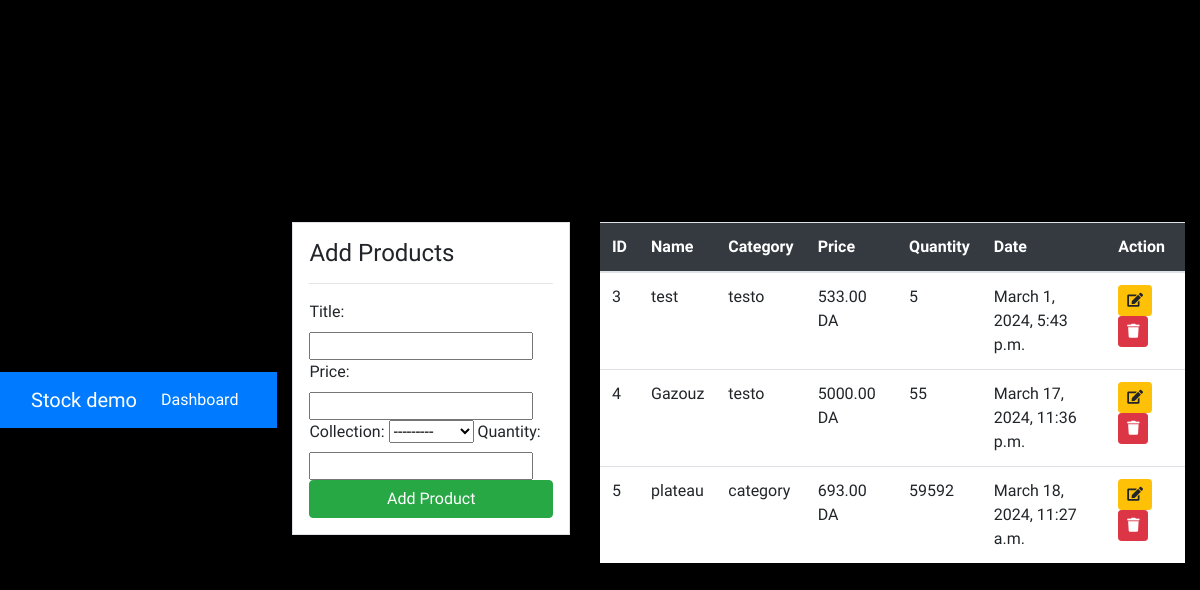
The page /product/ (signed in) on the database as committed earlier.
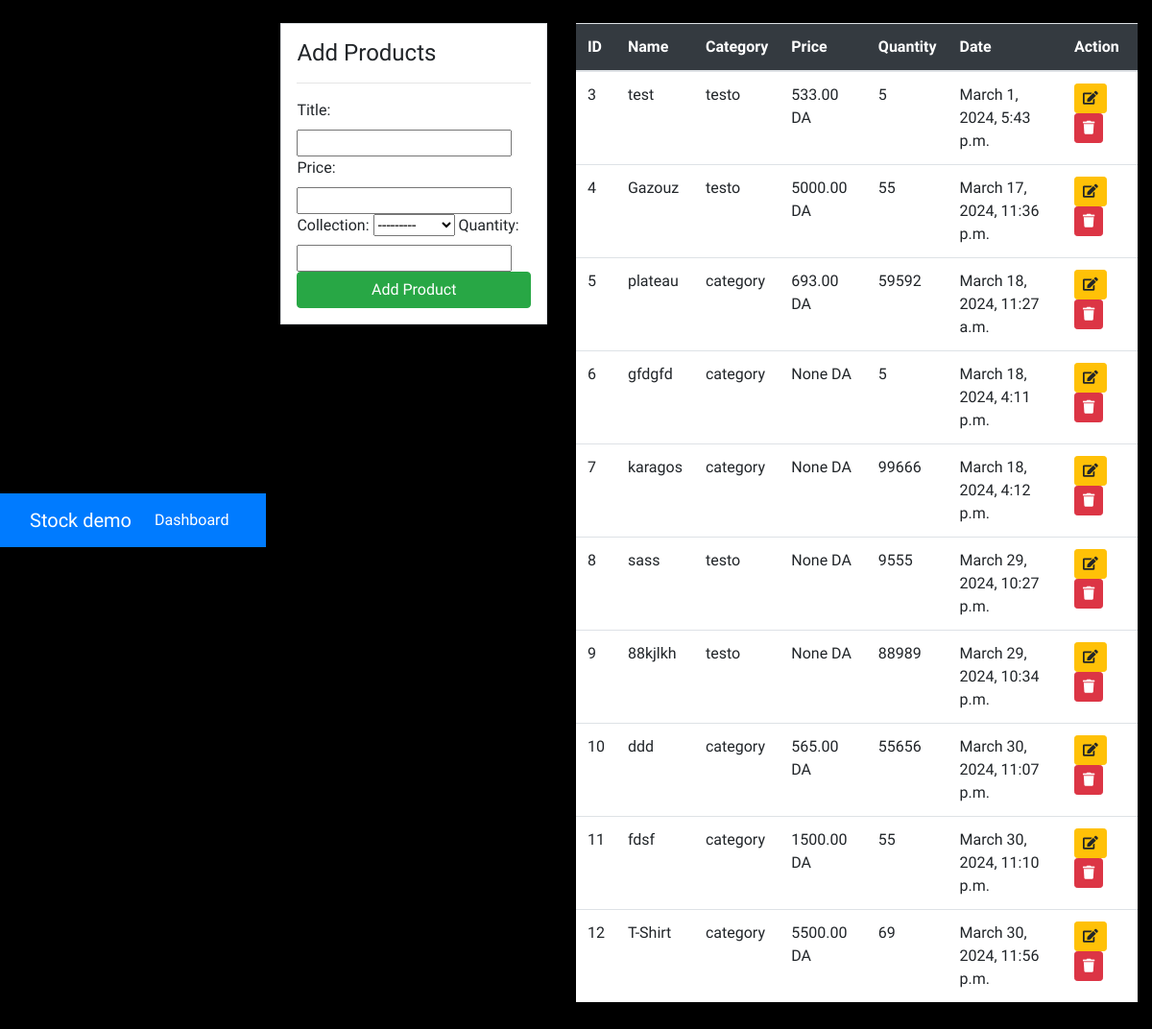
The same page on the database as committed later.
### dashboard/models.py (models this page shows, shortened)
class Collection(models.Model):
    title = models.CharField(max_length=255)
    def __str__(self) -> str:
        return self.title
    class Meta:
        ordering = ['title']

class Product(models.Model):
    id = models.AutoField(primary_key=True)
    title = models.CharField(max_length=255 , null=True)
    description = models.TextField()
    price = models.DecimalField(max_digits=10, decimal_places=2 , null=True)
    quantity = models.PositiveIntegerField(null=True)
    last_update = models.DateTimeField(auto_now=True)
    collection = models.ForeignKey(Collection, on_delete=models.PROTECT)

### dashboard/views.py (the view)
# urls.py: path('product/', views.product, name='product'),
@login_required
def product(request):
    items = Product.objects.all()
    if request.method == 'POST':
        form = ProductForm(request.POST)
        if form.is_valid():
            form.save()
            return redirect('product')
    else :
        form = ProductForm()
    context = {
        'items' : items,
        'form':  form,
    }
    return render(request, 'dashboard/product.html' , context)

### dashboard/forms.py
class ProductForm(forms.ModelForm):
    class Meta :
        model = Product
        fields = ['title' , 'price', 'collection' , 'quantity']

### templates/dashboard/product.html (shortened to what this page needs)
<!doctype html>
<html lang="en">
<head>
    <link rel="stylesheet" href="https://cdn.jsdelivr.net/npm/bootstrap@4.6.0/dist/css/bootstrap.min.css"
>
    <link rel="stylesheet" href="https://use.fontawesome.com/releases/v5.15.2/css/all.css"
>
    <link rel="stylesheet" href="./style.css">
</head>
<body>
    {% extends 'part/base.html' %}
    {% block content %}
    <div class="container">
        <div class="row my-4">
            <div class="col-md-4">
                <div class="border bg-white p-3">
                    <h4>Add Products</h4>
                    <hr>
                    <form method="POST">
                        <form method = "POST">
                            {{ form }}
                        <input class="btn btn-success btn-block" type="submit" value="Add Product">
                    </form>
                </div>
            </div>
            <div class="col-md-8">
                <table class="table bg-white">
                    <thead class="bg-dark">
                        <tr class="text-white">
                            <th scope="col">ID</th>
                            <th scope="col">Name</th>
                            <th scope="col">Category</th>
                            <th scope="col">Price</th>
                            <th scope="col">Quantity</th>
                            <th scope="col">Date</th>
                            <th scope="col">Action</th>
                        </tr>
                    </thead>
                    <tbody>
                    {% for item in items %}
                        <tr>
                            <td>{{item.id}}</td>
                            <td>{{item.title}}</td>
                            <td>{{item.collection}}</td>
                            <td>{{item.price}} DA </td>
                            <td>{{item.quantity}}</td>
                            <td>{{item.last_update}}</td>
                            <td>
                                <a class="btn btn-warning btn-sm" href=""><i class="fas fa-edit"></i></a>
                                <a class="btn btn-danger btn-sm" href=""><i class="fas fa-trash"></i></a>
                            </td>
                        </tr>
                    {% endfor %}
                    </tbody>
                </table>
            </div>
        </div>
    </div>
    {% endblock  %}

### templates/part/base.html (shortened to what this page needs)
{% load static %}
<!doctype html>
<html lang="en">
  <head>
    <link rel="stylesheet" href="https://cdn.jsdelivr.net/npm/bootstrap@4.6.2/dist/css/bootstrap.min.css">
    <link rel="stylesheet" href="{% static '/style.css' %}">
  </head>
  <body>
    {% include 'part/nav.html' %}
    {% block content %}    {% endblock %}
  </body>
</html>

### templates/part/nav.html (shortened to what this page needs)
    <nav class="navbar navbar-expand-lg navbar-info bg-primary">
        <div class="container">
            <a class="navbar-brand text-white" href="{% url 'index' %}">Stock demo</a>
            <div class="collapse navbar-collapse" id="navbarSupportedContent">
                <ul class="navbar-nav mr-auto">
                    <li class="nav-item active">
                        <a class="nav-link text-white" href="{% url 'index' %}">Dashboard </a>
                    </li>
                </ul>
            </div>
        </div>
    </nav>

### templates/style.css (style rules this page uses)
* { margin: 0; padding: 0; box-sizing: border-box; font-family: 'Quicksand', sans-serif; }
body { display: flex; justify-content: center; align-items: center; min-height: 100vh; background: #000; }

Rows that differ between the two databases and show on the page:
added Product: id "6", title "gfdgfd", collection "category", price "None", quantity "5", last_update "March 18, 2024, 4:11 p.m."
added Product: id "7", title "karagos", collection "category", price "None", quantity "99666", last_update "March 18, 2024, 4:12 p.m."
added Product: id "8", title "sass", collection "testo", price "None", quantity "9555", last_update "March 29, 2024, 10:27 p.m."
added Product: id "9", title "88kjlkh", collection "testo", price "None", quantity "88989", last_update "March 29, 2024, 10:34 p.m."
added Product: id "10", title "ddd", collection "category", price "565.00", quantity "55656", last_update "March 30, 2024, 11:07 p.m."
added Product: id "11", title "fdsf", collection "category", price "1500.00", quantity "55", last_update "March 30, 2024, 11:10 p.m."
added Product: id "12", title "T-Shirt", collection "category", price "5500.00", quantity "69", last_update "March 30, 2024, 11:56 p.m."
